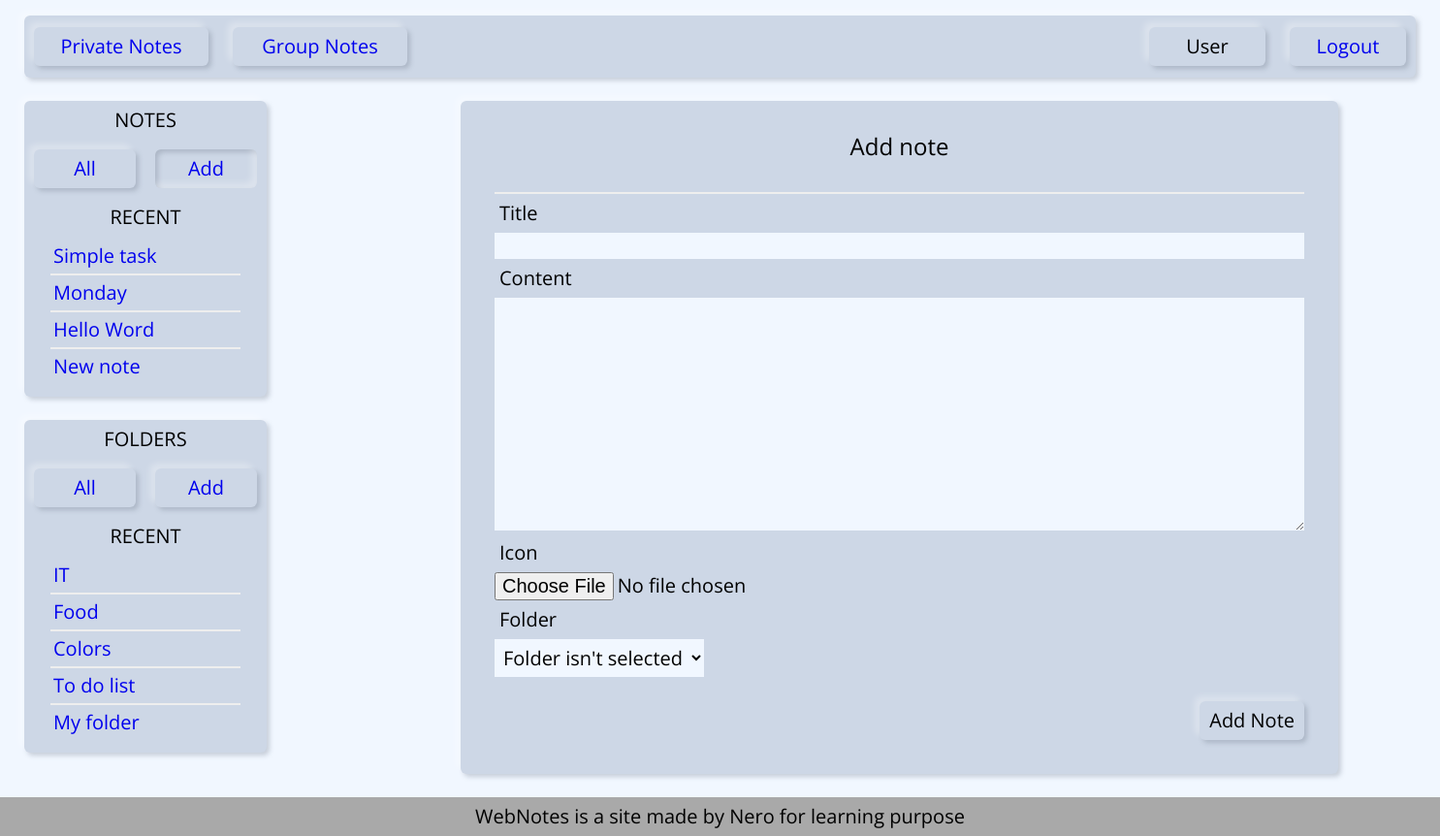
The page /private_notes/add_note/ (signed in) on the database its author committed.
### notes/models.py (models this page shows, shortened)
class Note(models.Model):
    title = models.CharField(max_length=50)
    slug = models.SlugField(max_length=255, db_index=True)
    content = models.TextField()
    icon = models.ImageField(upload_to='photos/%Y/%m/%d/', blank=True)
    time_created = models.DateTimeField(auto_now_add=True)
    time_updated = models.DateTimeField(auto_now=True)
    user = models.ForeignKey(User, on_delete=models.PROTECT)
    folder = models.ForeignKey('Folder', on_delete=models.CASCADE, blank=True, null=True)
    def __str__(self):
        return self.title
    def get_url(self, template):
        return reverse(template, kwargs={'username': self.user.username, 'note_slug': self.slug})
    def get_absolute_url(self):
        return self.get_url('show_note')
    class Meta:
        ordering = ['-time_updated']

class Folder(models.Model):
    title = models.CharField(max_length=50)
    slug = models.SlugField(max_length=255, db_index=True)
    user = models.ForeignKey(User, on_delete=models.PROTECT)
    time_created = models.DateTimeField(auto_now_add=True)
    time_updated = models.DateTimeField(auto_now=True)
    def __str__(self):
        return self.title
    def get_absolute_url(self):
        return reverse('show_folder', kwargs={'username': self.user.username, 'folder_slug': self.slug})
    class Meta:
        ordering = ['-time_updated']

### notes/views.py (the view, shortened to what this page needs)
# urls.py: path('private_notes/add_note/', AddPrivateNote.as_view(), name='add_private_note'),
class AddPrivateNote(LoginRequiredMixin, DataMixin, DataAssignMixin, CreateView):
    form_class = AddPrivateNoteForm
    template_name = 'notes/add_private_note.html'
    success_url = reverse_lazy('private_notes')
    login_url = reverse_lazy('login')
    def get_context_data(self, *, object_list=None, **kwargs):
        context = super().get_context_data(**kwargs)
        c_def = self.get_user_context(title='Add note', selected='add_private_note')
        return dict(list(context.items()) + list(c_def.items()))
    def get_form_kwargs(self):
        kwargs = super(AddPrivateNote, self).get_form_kwargs()
        kwargs['request'] = self.request
        return kwargs

### notes/forms.py
class AddPrivateNoteForm(forms.ModelForm):
    def __init__(self, *args, **kwargs):
        self.request = kwargs.pop('request')
        super(AddPrivateNoteForm, self).__init__(*args, **kwargs)
        self.fields['folder'].queryset = Folder.objects.filter(user=self.request.user.id)
        self.fields['folder'].empty_label = "Folder isn't selected"
    class Meta:
        model = Note
        exclude = ['user', 'slug']
        fields = '__all__'
        widgets = {
            'title': forms.TextInput(attrs={'class': 'form-input'}),
            'content': forms.Textarea(attrs={'class': 'form-textarea', 'cols': 80, 'rows': 12}),
            'folder': forms.Select(attrs={'class': 'form-select'})
        }

### notes/utils.py (called while the page is built)
    @staticmethod
    def get_sidebar_manu(context_item, sidebar_menu):
        m = sidebar_menu.copy()
        if len(context_item) == 0:
            m.pop(0)
        return m

    def get_user_context(self, **kwargs):
        context = kwargs
        context['menu'] = menu
        self.kwargs['username'] = self.request.user
        context['sidebar_notes'] = Note.objects.filter(user__username=
                                                       self.kwargs['username']).select_related('user')[:5]
        context['sidebar_folders'] = Folder.objects.filter(user__username=
                                                           self.kwargs['username']).select_related('user')[:5]
        context['sidebar_notes_menu'] = self.get_sidebar_manu(context['sidebar_notes'], sidebar_notes_menu)
        context['sidebar_folder_menu'] = self.get_sidebar_manu(context['sidebar_folders'], sidebar_folder_menu)
        return context

### notes/templates/notes/add_private_note.html (shortened to what this page needs)
{% extends 'notes/private_notes.html' %}
{% block content %}
    <div class="wrapper-content">
        <p class="content-title">{{ title }}</p>
        <hr class="content-separator">
        <form class="container-form" action="{% url 'add_private_note' %}" method="post">
            {% for f in form %}
                <p class="content-label"><label for="{{ f.id_for_label }}">{{ f.label }}</label></p>
                <p>{{ f }}</p>
            {% endfor %}
            <button type="submit" class="item not-selected button-form">Add Note</button>
        </form>
    </div>
{% endblock %}

### notes/templates/notes/private_notes.html (shortened to what this page needs)
{% extends 'notes/base.html' %}
{% block sidebar %}
    <aside class="container-sidebar">
            <ul class="sidebar">
                <li class="sidebar-text">notes</li>
                <li class="sidebar-wrapper">
                    {% for m in sidebar_notes_menu %}
                        {% if selected == m.url_name %}
                            <a href="{% url m.url_name %}" class="item sidebar-item selected">{{ m.name }}</a>
                        {% else %}
                            <a href="{% url m.url_name %}" class="item sidebar-item not-selected">{{ m.name }}</a>
                        {% endif %}
                    {% endfor %}
                </li>
                {% if sidebar_notes|length > 0 %}
                    <li class="sidebar-text">recent</li>
                {% endif %}
                {% for n in sidebar_notes %}
                    {% if n.pk == note_selected %}
                        <li class="sidebar-list">{{ n|truncatechars:19 }}</li>
                    {% else %}
                        <li class="sidebar-list"><a href="{{ n.get_absolute_url }}">{{ n|truncatechars:19 }}</a></li>
                    {% endif %}
                    <hr class="sidebar-list-separator">
                {% endfor %}
            </ul>
            <ul class="sidebar">
                <li class="sidebar-text">folders</li>
                <li class="sidebar-wrapper">
                    {% for m in sidebar_folder_menu %}
                        {% if selected == m.url_name %}
                            <a href="{% url m.url_name %}" class="item sidebar-item selected">{{ m.name }}</a>
                        {% else %}
                            <a href="{% url m.url_name %}" class="item sidebar-item not-selected">{{ m.name }}</a>
                        {% endif %}
                    {% endfor %}
                </li>
                {% if sidebar_folders|length > 0 %}
                    <li class="sidebar-text">recent</li>
                {% endif %}
                {% for f in sidebar_folders %}
                    {% if folder_link %}
                        <li class="sidebar-list"><a href="{{ f.get_absolute_url }}">{{ f|truncatechars:19 }}</a></li>
                    {% elif f.pk == folder_selected %}
                        <li class="sidebar-list">{{ f|truncatechars:19 }}</li>
                    {% else %}
                        <li class="sidebar-list"><a href="{{ f.get_absolute_url }}">{{ f|truncatechars:19 }}</a></li>
                    {% endif %}
                    <hr class="sidebar-list-separator">
                {% endfor %}
            </ul>
    </aside>
{% endblock %}

### notes/templates/notes/base.html (shortened to what this page needs)
{% load static %}
<!DOCTYPE html>
<html lang="en">
<head>
    <link href="{% static 'notes/css/styles.css' %}" rel="stylesheet">
</head>
<body>
{% block header %}
<header class="container-header">
    <nav>
        <ul>
            {% if request.user.is_authenticated %}
                {% for m in menu %}
                    <li class="item nav-item not-selected"><a href="{% url m.url_name %}">{{ m.title }}</a></li>
                {% endfor %}
            {% else %}
                <li  class="item nav-item not-selected">WebNotes</li>
            {% endif %}
        </ul>
        <ul>
            {% if request.user.is_authenticated %}
                <li  class="item nav-item-user not-selected">{{ user.username.capitalize }}</li>
                <li  class="item nav-item-user not-selected"><a href="{% url 'logout' %}">Logout</a></li>
            {% else %}
                <li  class="item nav-item-user not-selected"><a href="{% url 'login' %}">Login</a></li>
                <li  class="item nav-item-user not-selected"><a href="{% url 'sign_in' %}">Sign in</a></li>
            {% endif %}
        </ul>
    </nav>
</header>
{% endblock %}
<div class="container-main">
    {% block sidebar %}{% endblock %}
        <div class="container-content-pagination">
            <div class="container-content">
                {% block content %}{% endblock %}
            </div>
        </div>
</div>
<footer>
    <span>WebNotes is a site made by Nero for learning purpose</span>
</footer>
</body>
</html>

### notes/static/notes/css/styles.css (style rules this page uses)
* { box-sizing: border-box; margin: 0; padding: 0; font-size: 20px; line-height: 1; font-family: 'Open Sans', sans-serif; }
body { background: #f1f7ff; }
a { text-decoration: none; }
.container-header { height: 8vh; margin: 2vh 25px 0 25px; padding: 0 10px; }
.container-main { min-height: 85vh; display: flex; }
.container-sidebar { width: 250px; min-width: 250px; margin: 3vh 0 25px 25px; }
.container-content-pagination { width: 100%; display: flex; flex-direction: column; justify-content: space-between; }
.container-content { padding: 3vh 200px 3vh 200px; display: flex; flex-direction: column; }
.pagination, .sidebar, header, .wrapper-content, .wrapper-note { background: #cdd7e6; border-radius: 6px; box-shadow: -5px -5px 7px #ffffff50, 3px 3px 5px rgba(94, 104, 121, 0.288); }
.item { background: #cdd7e6; border-radius: 6px; flex: 1; }
.not-selected { box-shadow: -5px -5px 7px #ffffff50, 3px 3px 5px rgba(94, 104, 121, 0.288); }
.selected { box-shadow: inset -5px -5px 7px #ffffff50, inset 3px 3px 5px rgba(94, 104, 121, 0.288); }
header nav { height: 100%; display: flex; justify-content: space-between; align-items: center; }
header ul { height: 100%; display: flex; align-items: center; text-align: center; }
header li { list-style: none; }
.nav-item { width: 180px; margin-right: 25px; padding: 10px; }
.nav-item-user { width: 120px; margin-left: 25px; padding: 10px; list-style: none; }
.sidebar { width: 100%; padding: 10px; display: flex; flex-direction: column; align-items: center; text-align: center; }
.sidebar:first-child { margin-bottom: 3vh; }
.sidebar-text { margin-bottom: 15px; text-transform: uppercase; }
.sidebar-wrapper { width: 100%; display: flex; align-items: center; text-align: center; }
.sidebar li { list-style-type: none; }
.sidebar-item { width: 100%; padding: 10px 0 10px 0; margin: 5px 0 20px 0; }
.sidebar-wrapper .sidebar-item:not(:only-child):first-child { margin-right: 20px; }
.sidebar-list { padding: 5px 20px; align-self: start; }
.sidebar-list-separator { width: 85%; margin: 3px; border: 1px solid #eee; }
.wrapper-content { margin: 0 auto; padding: 35px; display: flex; flex-direction: column; }
.content-title { margin: 0 auto; padding-bottom: 35px; font-size: 24px; }
.content-separator { border: 1px solid #eee; }
.content-label { padding: 10px 5px; }
.form-input { width: 100%; background: #f1f7ff; border: 0; }
.form-textarea { background: #f1f7ff; border: 0; }
.form-select { padding: 5px; background: #f1f7ff; border: 0; }
.button-form { margin-top: 25px; float: right; padding: 10px; border: none; }
footer { width: 100%; height: 5%; min-height: 5vh; position: relative; bottom: 0; display: flex; justify-content: center; align-items: center; background: darkgrey; }

### rows shown on the page
Note: title "Simple task"
Note: title "Monday"
Note: title "Hello Word"
Note: title "New note"
Folder: title "IT"
Folder: title "Food"
Folder: title "Colors"
Folder: title "To do list"
Folder: title "My folder"

### other values the page prints
{{ m.title }} "Private Notes" "Group Notes"
{{ user.username.capitalize }} "User"
{{ m.name }} "All"
{{ m.name }} "Add"
{{ m.name }} "All" "Add"
{{ title }} "Add note"
{{ f.label }} "Title" "Content" "Icon" "Folder"
